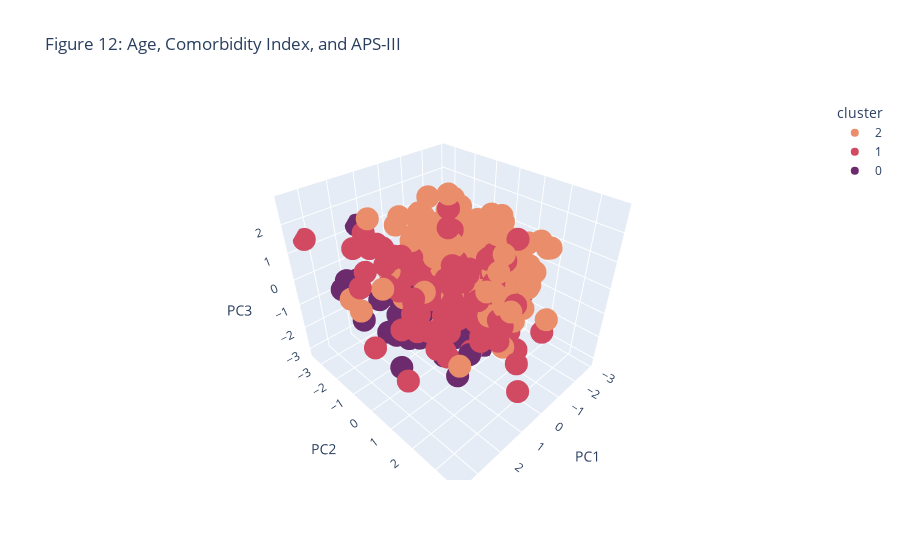

Notebook cell for this chart:
### Code cell
import plotly.express as px

fig = px.scatter_3d(X_pca, x='PC1', y='PC2', z='PC3',
              color='cluster', title="Figure 12: Age, Comorbidity Index, and APS-III", color_discrete_sequence=cluster_colors)
fig.show()

### Figure 1 — Plotly figure (JSON) as saved in the notebook; plotly's stock layout.template omitted (floating-point values rounded to 4 significant figures; data arrays with more than 128 entries replaced by an {"elided": "..."} marker saying what was removed)
{"data": [{"hovertemplate": "cluster=2<br>PC1=%{x}<br>PC2=%{y}<br>PC3=%{z}<extra></extra>", "legendgroup": "2", "marker": {"color": "#e98d6b", "symbol": "circle"}, "mode": "markers", "name": "2", "scene": "scene", "showlegend": true, "type": "scatter3d", "x": {"elided": "168 float values"}, "y": {"elided": "168 float values"}, "z": {"elided": "168 float values"}}, {"hovertemplate": "cluster=1<br>PC1=%{x}<br>PC2=%{y}<br>PC3=%{z}<extra></extra>", "legendgroup": "1", "marker": {"color": "#d14a61", "symbol": "circle"}, "mode": "markers", "name": "1", "scene": "scene", "showlegend": true, "type": "scatter3d", "x": {"elided": "163 float values"}, "y": {"elided": "163 float values"}, "z": {"elided": "163 float values"}}, {"hovertemplate": "cluster=0<br>PC1=%{x}<br>PC2=%{y}<br>PC3=%{z}<extra></extra>", "legendgroup": "0", "marker": {"color": "#6c2b6d", "symbol": "circle"}, "mode": "markers", "name": "0", "scene": "scene", "showlegend": true, "type": "scatter3d", "x": [-1.129, -0.8701, 2.209, 1.196, -0.3524, 0.4314, -0.8583, 1.635, 0.985, 0.8827, -1.131, 1.337, -0.6547, 0.6008, 1.265, 2.828, -0.3138, -0.4974, 1.311, 1.103, -0.1358, 2.276, 0.9968, 0.01593, 2.271, 0.05043, -0.1474, 1.384, 0.6982, 0.3279, 2.241, 1.982, 0.8129, 1.115, -0.11, 0.7446, -0.7198, 1.358], "y": [0.4052, -0.9809, 0.2302, -0.4435, -0.4373, -2.099, -0.7491, 1.18, -2.25, 0.4206, -0.1597, -1.61, -0.4555, -1.8, -1.516, -2.284, -1.172, -1.351, -3.367, -0.5861, -1.593, -2.215, 1.163, 0.09699, -2.127, -1.697, -0.09277, -2.009, -1.17, -1.451, -2.963, -0.5899, -1.997, -2.751, -0.4809, 1.443, 0.6533, -1.662], "z": [-1.916, -2.124, -1.078, -1.562, -1.455, -1.166, -2.602, -1.563, 0.2952, -1.914, -2.968, -2.603, -1.819, -2.14, -1.643, -0.1636, -2.06, -1.166, 1.205, -2.253, -0.9631, -0.02115, -2.912, -2.477, -1.659, -2.457, -1.136, -2.669, -2.425, -3.176, -0.42, -3.06, -1.414, -1.708, -1.693, -1.923, -3.14, -2.46]}], "layout": {"legend": {"title": {"text": "cluster"}, "tracegroupgap": 0}, "scene": {"domain": {"x": [0, 1], "y": [0, 1]}, "xaxis": {"title": {"text": "PC1"}}, "yaxis": {"title": {"text": "PC2"}}, "zaxis": {"title": {"text": "PC3"}}}, "title": {"text": "Figure 12: Age, Comorbidity Index, and APS-III"}}}
